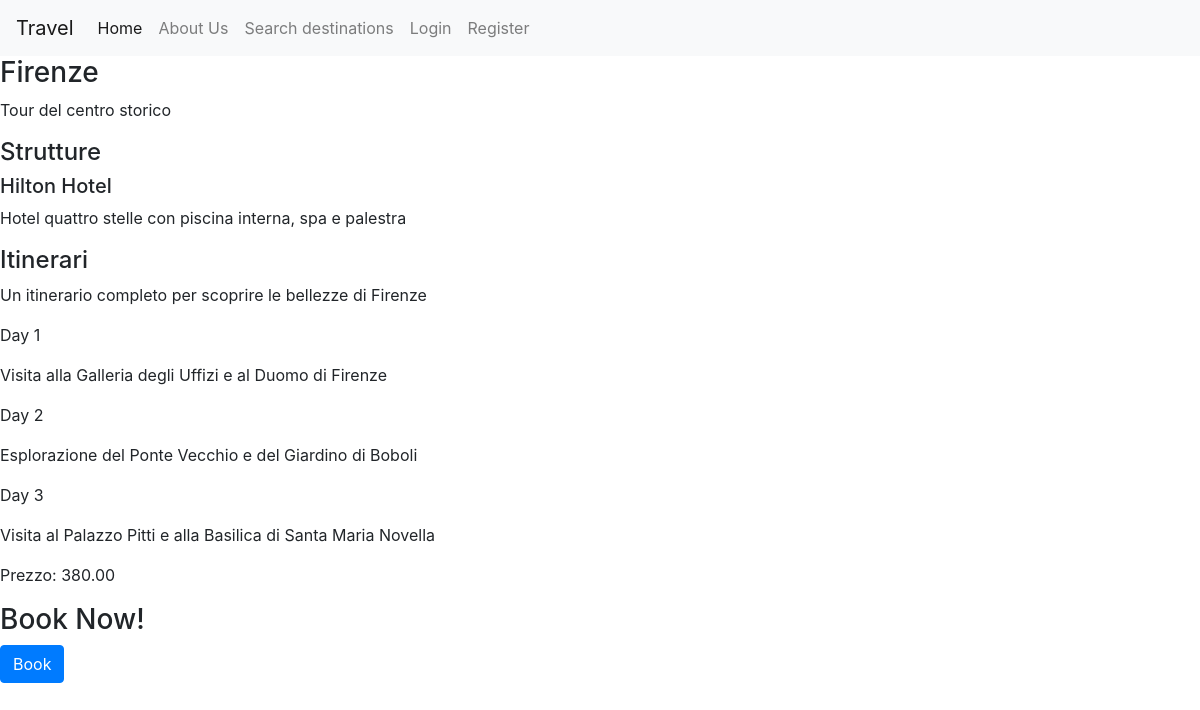
The page /destinations/Firenze on the database its author committed.
### travel/models.py (models this page shows, shortened)
class Destinazione(models.Model):
    destinazione_id = models.PositiveIntegerField(primary_key=True)
    nome = models.CharField(max_length=100)
    descrizione = models.TextField()
    paese = models.CharField(max_length=100)

class Struttura(models.Model):
    destinazione = models.ForeignKey(Destinazione, on_delete=models.CASCADE)
    nome = models.CharField(max_length=100)
    descrizione = models.TextField()
    indirizzo = models.CharField(max_length=200)
    telefono = models.CharField(max_length=20)

class Itinerario(models.Model):
    destinazione = models.ForeignKey(Destinazione, on_delete=models.CASCADE)
    titolo = models.CharField(max_length=100)
    descrizione = models.TextField()
    prezzo = models.DecimalField(max_digits=6, decimal_places=2, null=True)
    day1 = models.CharField(max_length=200, blank=True, null=True)
    day2 = models.CharField(max_length=200, blank=True, null=True)
    day3 = models.CharField(max_length=200, blank=True, null=True)
    day4 = models.CharField(max_length=200, blank=True, null=True)
    day5 = models.CharField(max_length=200, blank=True, null=True)
    day6 = models.CharField(max_length=200, blank=True, null=True)
    day7 = models.CharField(max_length=200, blank=True, null=True)

### travel/views.py (the view)
# urls.py: path('destinations/<str:nome>', views.destination_details, name='destination'),
def destination_details(request, nome):
    destinazione = Destinazione.objects.get(nome=nome)
    strutture = Struttura.objects.filter(destinazione=destinazione)
    itinerari = Itinerario.objects.filter(destinazione=destinazione)
    context = {
        "destinazione": destinazione,
        "strutture": strutture,
        "itinerari": itinerari,
    }
    return render(request, "travel/destination_details.html", context)

### template/travel/destination_details.html (shortened to what this page needs)
{% extends 'travel/base.html' %}
{% block content %}
    <h3>{{ destinazione.nome }}</h3>
    <p>{{ destinazione.descrizione }}</p>
    <h4>Strutture</h4>
    {% for struttura in strutture %}
        <div class="struttura">
            <h5>{{ struttura.nome }}</h5>
            <p>{{ struttura.descrizione}}</p>
        </div>
    {% endfor %}
    <h4>Itinerari</h4>
    {% for itinerario in itinerari %}
        <div class="itinerario">
            <p>{{ itinerario.descrizione}}</p>
            <p>Day 1</p>
            <p>{{ itinerario.day1 }}</p>
            {% if itinerario.day2 is not None %}
            <p>Day 2</p>
            <p>{{ itinerario.day2 }}</p>
            {% endif %}
            {% if itinerario.day3 is not None %}
            <p>Day 3</p>
            <p>{{ itinerario.day3 }}</p>
            {% endif %}
            <p>Prezzo: {{ itinerario.prezzo }}</p>
        </div>
    {% endfor %}
    <h3>Book Now!</h3>
    <form action="{% url 'add_prenotation' destinazione.nome %}" method="get">
        <button class="btn btn-primary" type="submit">Book</button>
    </form>
{% endblock %}

### rows shown on the page
Destinazione: nome "Firenze", descrizione "Tour del centro storico"
Struttura: nome "Hilton Hotel", descrizione "Hotel quattro stelle con piscina interna, spa e palestra"
Itinerario: descrizione "Un itinerario completo per scoprire le bellezze di Firenze", day1 "Visita alla Galleria degli Uffizi e al Duomo di Firenze", day2 "Esplorazione del Ponte Vecchio e del Giardino di Boboli", day3 "Visita al Palazzo Pitti e alla Basilica di Santa Maria Novella", prezzo "380.00"
